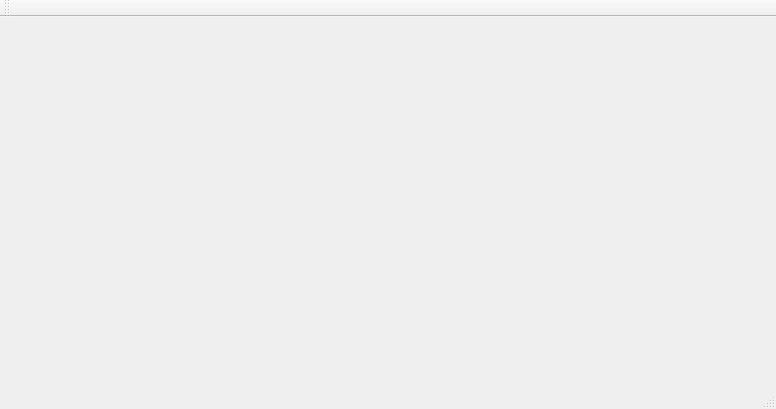
<?xml version="1.0" encoding="UTF-8"?>
<ui version="4.0">
 <class>MainWindow</class>
 <widget class="QMainWindow" name="MainWindow">
  <property name="geometry">
   <rect>
    <x>0</x>
    <y>0</y>
    <width>776</width>
    <height>409</height>
   </rect>
  </property>
  <property name="windowTitle">
   <string>MainWindow</string>
  </property>
  <widget class="QWidget" name="centralWidget"/>
  <widget class="QMenuBar" name="menuBar">
   <property name="geometry">
    <rect>
     <x>0</x>
     <y>0</y>
     <width>776</width>
     <height>21</height>
    </rect>
   </property>
  </widget>
  <widget class="QToolBar" name="mainToolBar">
   <attribute name="toolBarArea">
    <enum>TopToolBarArea</enum>
   </attribute>
   <attribute name="toolBarBreak">
    <bool>false</bool>
   </attribute>
  </widget>
  <widget class="QStatusBar" name="statusBar"/>
 </widget>
 <layoutdefault spacing="6" margin="11"/>
 <resources/>
 <connections/>
</ui>
